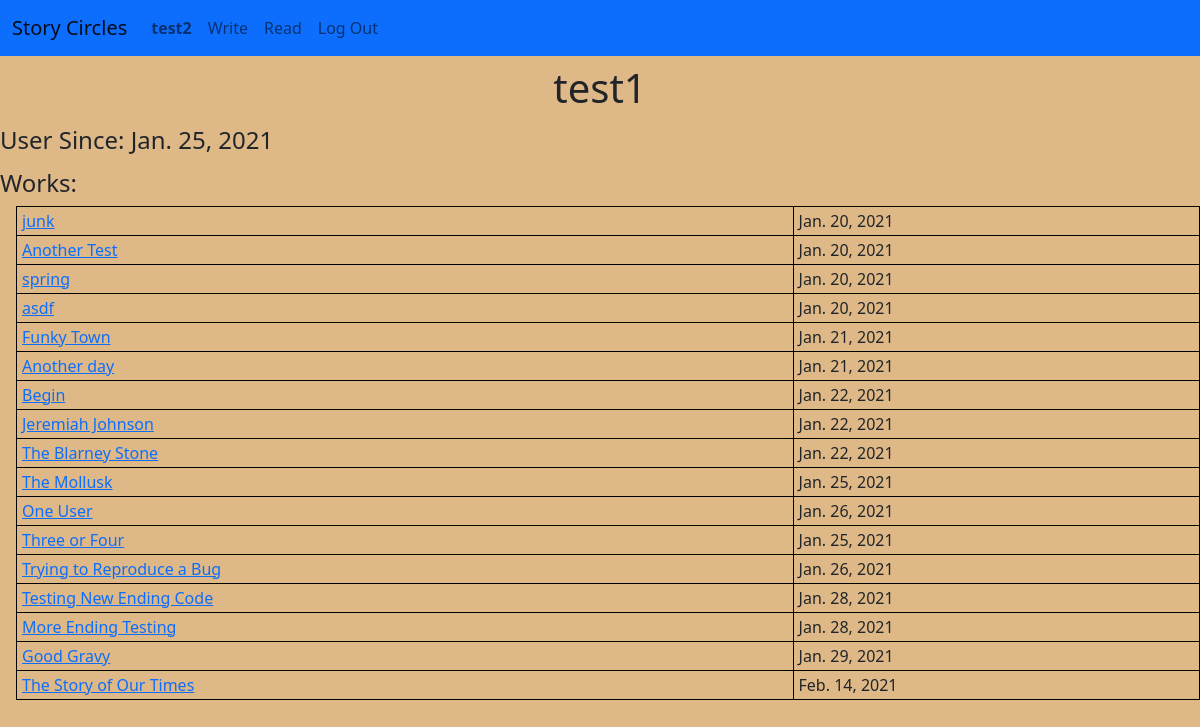
The app's page /circle/user/4 (signed in) with its own data.
### circle/models.py (models this page shows, shortened)
class User(AbstractUser):
    user_since = models.DateTimeField(blank=False, auto_now_add=True)
    liked_stories = models.ManyToManyField(
        "Story",
        related_name="liked_by",
        blank=True,
    )
    def get_absolute_url(self):
        return reverse('user', args=[self.pk])

class Story(models.Model):
    title = models.TextField(unique=True)
    authors = models.ManyToManyField(
        User,
        related_name="stories",
        blank=True
    )
    text = models.TextField()
    start_time = models.DateTimeField(blank=True, null=True)
    finish_time = models.DateTimeField(blank=True, null=True)
    finished = models.BooleanField(default=False)
    def get_absolute_url(self):
        if self.finished:
            return reverse('finished_story', args = [self.pk])
        else:
            return reverse('circle', args = [self.circle.pk])
    """ Return the text as html with "\n\n" converted to paragraph breaks """

### circle/views.py (the view)
# urls.py: path("user/<int:pk>", views.UserDetailView.as_view(), name="user"),
class UserDetailView(LoginRequiredMixin, DetailView):
    model = User
    context_object_name = 'detail_user'
    def get_context_data(self, **kwargs):
            context = super().get_context_data(**kwargs)
            context['stories'] = context['detail_user'].stories.filter(finished=True)
            return context

### circle/templates/circle/user_detail.html (shortened to what this page needs)
{% extends "circle/layout.html" %}
{% load static %}
{% block body %}
<h1>{{ detail_user.username }}</h1>
<h4>User Since: {{ detail_user.user_since.date }}</h4>
<h4>Works:</h4>
{% include "circle/include/finished_story_table.html" %}
{% endblock %}

### circle/templates/circle/layout.html (shortened to what this page needs)
{% load static %}
<!DOCTYPE html>
<html lang="en">
    <head>
        <link href="https://cdn.jsdelivr.net/npm/bootstrap@5.0.0-beta1/dist/css/bootstrap.min.css" rel="stylesheet">
        <link href="{% static 'circle/styles.css' %}" rel="stylesheet">
    </head>
    <body>
        <nav class="navbar navbar-expand-md navbar-light bg-primary">
            <div class="container-fluid">
                <a class="navbar-brand" href="{% url 'index' %}">Story Circles</a>
                <div class="collapse navbar-collapse" id="navbarToggle">
                    <ul class="navbar-nav me-auto">
                        {% if user.is_authenticated %}
                        <li class="nav-item">
                            <a class="nav-link" id="current-user-nav" href="{{ user.get_absolute_url }}"><strong>{{ user.username }}</strong></a>
                        </li>
                        <li class="nav-item">
                            <a class="nav-link" id="write-nav" href="{% url 'index' %}">Write</a>
                        </li>
                        <li class="nav-item">
                            <a class="nav-link" id="read-nav" href="{% url 'finished_stories' %}">Read</a>
                        </li>
                        <li class="nav-item">
                            <a class="nav-link" href="{% url 'logout' %}">Log Out</a>
                        </li>
                        {% endif %}
                    </ul>
                </div>
            </div>
        </nav>
        <div class="body container-fluid d-flex flex-column h-100 w-100 px-0">
            {% block body %}
            {% endblock %}
        </div>
    </body>
</html>

### circle/templates/circle/include/finished_story_table.html
<table class="finished-story-table">
    {% for story in stories %}
    <tr>
        <td class="finished-story-title">
            <a href="{{ story.get_absolute_url }}">{{ story.title }}</a>
        </td>
        <td class="finished-story-date">
            {{ story.finish_time.date }}
        </td>
    </tr>
    {% endfor %}
</table>

### circle/static/circle/styles.css (style rules this page uses)
html, body { height: 100%; }
body { background-color: BurlyWood; }
h1 { margin-top: 0.5rem; text-align: center; }
h4 { margin-top: 0.25em; }
table { border-collapse: collapse; margin-left: 1rem; }
table, th, td { border: 1px solid black; padding: 2px 5px; }

### records on screen
User: username "test2"
User: username "test1", user_since "Jan. 25, 2021"
Story: title "junk", finish_time "Jan. 20, 2021"
Story: title "Another Test", finish_time "Jan. 20, 2021"
Story: title "spring", finish_time "Jan. 20, 2021"
Story: title "asdf", finish_time "Jan. 20, 2021"
Story: title "Funky Town", finish_time "Jan. 21, 2021"
Story: title "Another day", finish_time "Jan. 21, 2021"
Story: title "Begin", finish_time "Jan. 22, 2021"
Story: title "Jeremiah Johnson", finish_time "Jan. 22, 2021"
Story: title "The Blarney Stone", finish_time "Jan. 22, 2021"
Story: title "The Mollusk", finish_time "Jan. 25, 2021"
Story: title "One User", finish_time "Jan. 26, 2021"
Story: title "Three or Four", finish_time "Jan. 25, 2021"
Story: title "Trying to Reproduce a Bug", finish_time "Jan. 26, 2021"
Story: title "Testing New Ending Code", finish_time "Jan. 28, 2021"
Story: title "More Ending Testing", finish_time "Jan. 28, 2021"
Story: title "Good Gravy", finish_time "Jan. 29, 2021"
Story: title "The Story of Our Times", finish_time "Feb. 14, 2021"
